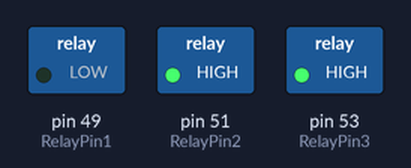
A sketch run on a simulated Arduino Mega 2560, built with avr-gcc and run on an emulated ATmega2560. On the bench: switched loads named in the sketch (green lamp = pin HIGH). The local clock reads 2024-03-15 10:24:30 at power-on unless the sketch sets it; what the sketch prints to the serial monitor is not drawn.

Above: at 0.1 s.
Timing chart, 0 to 1.6 s (numbered marks = the images above):
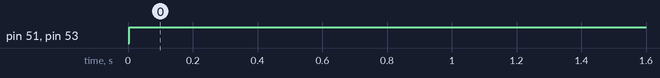

Measured:
- by itself, pin 51 (RelayPin2), pin 53 (RelayPin3): LOW → HIGH at 0.00 s

The sketch:

aqua-timer.ino
```cpp
#include <Wire.h>
#include "RTClib.h"
#include <EEPROM.h>

// #define     RelayPin1   6 // air
// #define     RelayPin2   7 // carbon
// #define     RelayPin3   8 // light

#define     RelayPin1   49 // air
#define     RelayPin2   51 // carbon
#define     RelayPin3   53 // light

int ifInRange(int start[], int stop[], int now[]) {
    if (start[0] <= stop[0]) {
        if (now[0] >= start[0] && now[0] <= stop[0]) {
            if (now[0] == start[0] && now[1] < start[1] || now[0] == stop[0] && now[1] >= stop[1]) {
                return 0;
            } else {
                return 1;
            }
        } else {
            return 0;
        }
    } else {
        if (now[0] >= start[0] && now[0] <= 23 || now[0] <= stop[0] && now[0] >= 0) {
            if (now[0] == start[0] && now[1] < start[1] || now[0] == stop[0] && now[1] >= stop[1]) {
                return 0;
            } else {
                return 1;
            }
        } else {
            return 0;
        }
    }
}

RTC_DS1307 rtc;

int relay1_on[] = {23, 0};
int relay1_off[] = {14, 0};

int relay2_on[] = {14, 0};
int relay2_off[] = {23, 0};

int relay3_on[] = {15, 0};
int relay3_off[] = {23, 0};

int now_time[2];

int address = 0;
int dst;
int year;
int mon;
int day;
int dow;
int h;
int m;
int s;

void setup () {
  while (!Serial); // for Leonardo/Micro/Zero

  Wire.begin();

  Serial.begin(57600);
  if (! rtc.begin()) {
    Serial.println("Couldn't find RTC");
    while (1);
  }

  if (! rtc.isrunning()) {
    Serial.println("RTC is NOT running!");
    // following line sets the RTC to the date & time this sketch was compiled
    // rtc.adjust(DateTime(F(__DATE__), F(__TIME__)));
    // This line sets the RTC with an explicit date & time, for example to set
    // January 21, 2014 at 3am you would call:
    // rtc.adjust(DateTime(2014, 1, 21, 3, 0, 0));
  }
  // EEPROM.write(address, 0);
  // rtc.adjust(DateTime(2016, 11, 6, 22, 59, 45));
  rtc.adjust(DateTime(F(__DATE__), F(__TIME__)));
  dst = EEPROM.read(address);
  pinMode(RelayPin1, OUTPUT);
  pinMode(RelayPin2, OUTPUT);
  pinMode(RelayPin3, OUTPUT);
  digitalWrite(RelayPin1, LOW);
  digitalWrite(RelayPin2, LOW);
  digitalWrite(RelayPin3, LOW);
}

void loop () {
    DateTime now = rtc.now();

    year = now.year();
    mon = now.month();
    day = now.day();
    dow = now.dayOfTheWeek();
    h = now.hour();
    m = now.minute();
    s = now.second();
    now_time[0] = now.hour();
    now_time[1] = now.minute();

    if (dow == 0 && mon == 3 && day >= 25 && day <=31 && h == 3 && dst == 0){
      // set time
      rtc.adjust(DateTime(year, mon, day, h + 1, m, s));
      dst = 1;
      EEPROM.write(address, dst);
    };

    if (dow == 0 && mon == 10 && day >= 25 && day <=31 && h == 4 && dst == 1){
      // set time
      rtc.adjust(DateTime(year, mon, day, h - 1, m, s));
      dst = 0;
      EEPROM.write(address, dst);
    };

    if (ifInRange(relay1_on, relay1_off, now_time) == 1) {
        digitalWrite(RelayPin1, HIGH);
    } else {
        digitalWrite(RelayPin1, LOW);
    }

    if (ifInRange(relay2_on, relay2_off, now_time) == 1) {
        digitalWrite(RelayPin2, HIGH);
    } else {
        digitalWrite(RelayPin2, LOW);
    }

    if (ifInRange(relay3_on, relay3_off, now_time) == 1) {
        digitalWrite(RelayPin3, HIGH);
    } else {
        digitalWrite(RelayPin3, LOW);
    }

    Serial.print("DST = ");
    Serial.print(dst);
    Serial.println();

    Serial.print(now.year(), DEC);
    Serial.print('/');
    Serial.print(now.month(), DEC);
    Serial.print('/');
    Serial.print(now.day(), DEC);
    Serial.print(" (");
    Serial.print(now.dayOfTheWeek());
    Serial.print(") ");
    Serial.print(now.hour(), DEC);
    Serial.print(':');
    Serial.print(now.minute(), DEC);
    Serial.print(':');
    Serial.print(now.second(), DEC);
    Serial.println();
    Serial.println();

    delay(1000);
}
```
